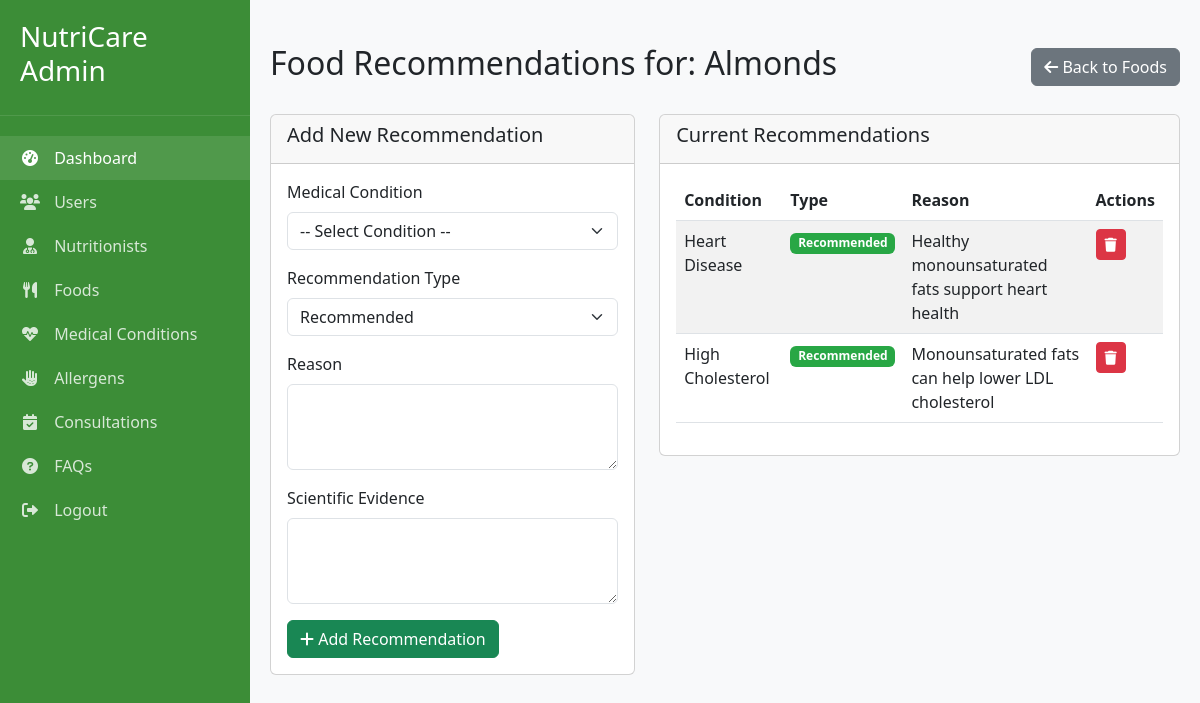
Before: /admin_food_recommendations.php?id=9 (signed in) with the older database file.
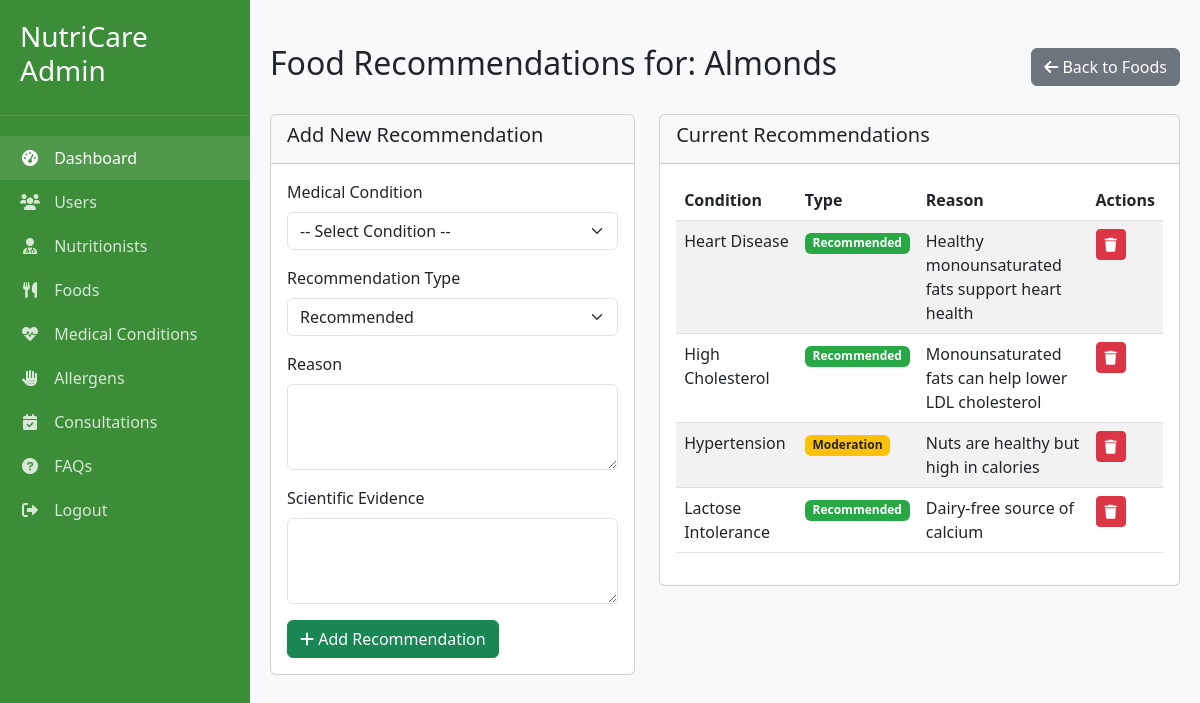
After: the same page with the newer database file.
### tables this page shows
CREATE TABLE food_recommendations (
    recommendation_id INT AUTO_INCREMENT PRIMARY KEY,
    food_id INT NOT NULL,
    condition_id INT NOT NULL,
    recommendation_type ENUM('Recommended', 'Avoid', 'Moderation') NOT NULL,
    reason TEXT NOT NULL,
    scientific_evidence TEXT,
    created_at TIMESTAMP DEFAULT CURRENT_TIMESTAMP,
    FOREIGN KEY (food_id) REFERENCES foods(food_id) ON DELETE CASCADE,
    FOREIGN KEY (condition_id) REFERENCES medical_conditions(condition_id) ON DELETE CASCADE,
    UNIQUE KEY unique_food_condition (food_id, condition_id)
);

CREATE TABLE medical_conditions (
    condition_id INT AUTO_INCREMENT PRIMARY KEY,
    name VARCHAR(100) NOT NULL,
    description TEXT,
    created_at TIMESTAMP DEFAULT CURRENT_TIMESTAMP
);

### admin_food_recommendations.php (the view, shortened to what the changed rows need)
<?php
require_once 'config.php';
$food_id = (int)$_GET['id'];
$food = $conn->query("SELECT * FROM foods WHERE food_id = $food_id")->fetch();
$recommendations = $conn->query("
    SELECT fr.*, mc.name as condition_name
    FROM food_recommendations fr
    JOIN medical_conditions mc ON fr.condition_id = mc.condition_id
    WHERE fr.food_id = $food_id
    ORDER BY mc.name
")->fetchAll();
?>
<!DOCTYPE html>
<html lang="en">
<head>
    <link href="https://cdn.jsdelivr.net/npm/bootstrap@5.3.0/dist/css/bootstrap.min.css" rel="stylesheet">
    <link rel="stylesheet" href="https://cdnjs.cloudflare.com/ajax/libs/font-awesome/6.0.0/css/all.min.css">
</head>
<body>
    <div class="main-content">
        <div class="d-flex justify-content-between align-items-center mb-4">
            <h2>Food Recommendations for: <?php echo htmlspecialchars($food['name']); ?></h2>
        </div>
        <div class="row">
            <div class="col-md-7">
                <div class="card">
                    <div class="card-body">
                        <?php if (empty($recommendations)): ?>
                            <p class="text-muted">No recommendations found for this food</p>
                        <?php else: ?>
                            <div class="table-responsive">
                                <table class="table table-striped table-hover">
                                    <thead>
                                        <tr>
                                            <th>Condition</th>
                                            <th>Type</th>
                                            <th>Reason</th>
                                            <th>Actions</th>
                                        </tr>
                                    </thead>
                                    <tbody>
                                        <?php foreach ($recommendations as $rec): ?>
                                            <tr>
                                                <td><?php echo htmlspecialchars($rec['condition_name']); ?></td>
                                                <td>
                                                    <span class="badge <?php
                                                        echo 'badge-' . strtolower($rec['recommendation_type']);
                                                    ?>">
                                                        <?php echo $rec['recommendation_type']; ?>
                                                    </span>
                                                </td>
                                                <td><?php echo htmlspecialchars($rec['reason']); ?></td>
                                                <td>
                                                    <a href="admin_food_recommendations.php?id=<?php echo $food_id; ?>&delete_recommendation=<?php echo $rec['recommendation_id']; ?>"
                                                       class="btn btn-sm btn-danger" onclick="return confirm('Are you sure you want to delete this recommendation?')">
                                                        <i class="fas fa-trash"></i>
                                                    </a>
                                                </td>
                                            </tr>
                                        <?php endforeach; ?>
                                    </tbody>
                                </table>
                            </div>
                        <?php endif; ?>
                    </div>
                </div>
            </div>
        </div>
    </div>
</body>
</html>

Changed rows visible on the page:
added food_recommendations: condition.name "Hypertension", recommendation_type "Moderation", reason "Nuts are healthy but high in calories"
added food_recommendations: condition.name "Lactose Intolerance", recommendation_type "Recommended", reason "Dairy-free source of calcium"
